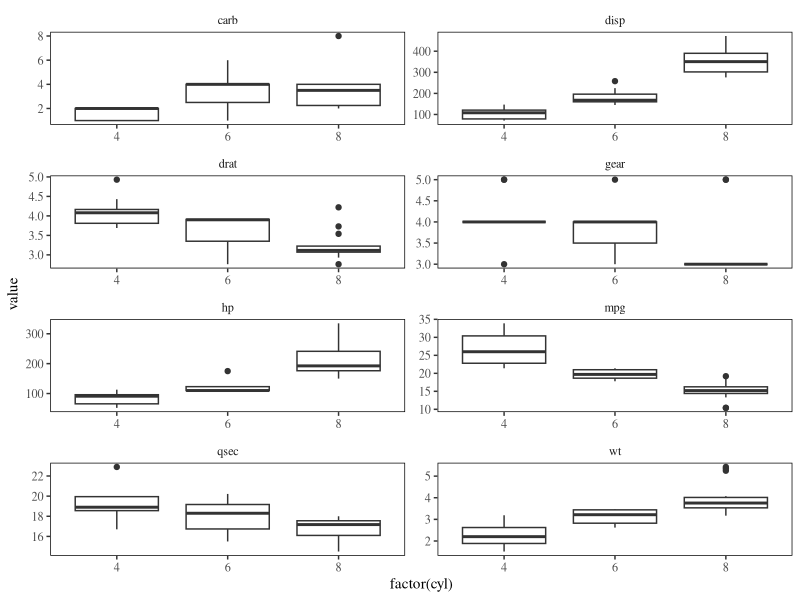

Reproduce this figure in R.
## ---- chunk 1
library(tidyverse)
library(knitr)
library(kableExtra)
library(ggthemes)
theme_set(theme_tufte() + 
            theme(panel.border = element_rect('black', fill = NA)))
## ---- chunk 2
mtcars %>%
  filter(row_number() <= 10) %>%
  kable(booktabs = T, 'latex',
        caption = "Some table") %>%
  kable_styling(full_width = F, 
                bootstrap_options = 'striped',
                latex_options = 'hold_position')
## ---- chunk 3
mtcars %>%
  select(-vs, -am) %>%
  gather(variable, value, -cyl) %>%
  ggplot(aes(x = factor(cyl), y = value)) +
  geom_boxplot() +
  facet_wrap(~variable, scales = 'free', ncol = 2)
